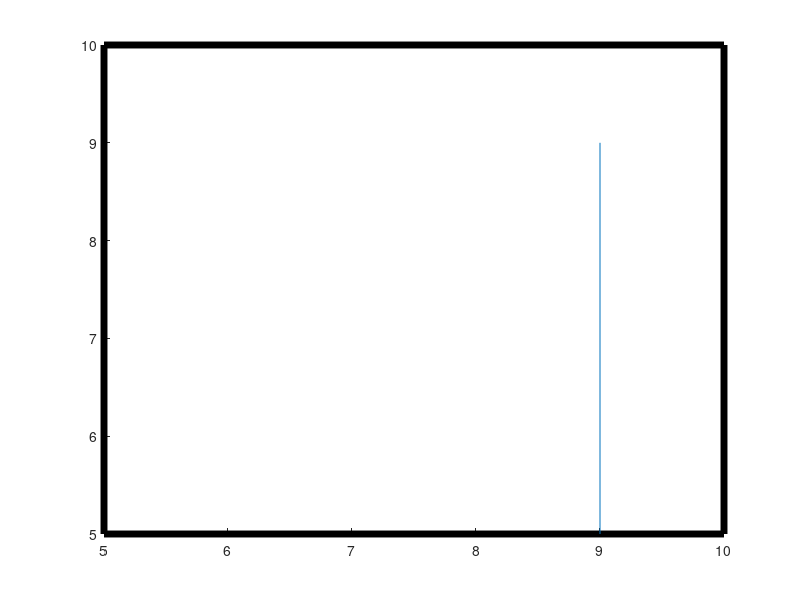

Write the MATLAB code that produced this figure. (Note: this script raises an error after producing the figure.)
%function Game_Hangman, the main function of the program. it only runs the program. does not take any input arguments 


function Game_Hangman()

%print function for the introduction of the game 

fprintf("welcome to the game- HANGMAN\n");
fprintf("The game is all about guessing a word, each wrong letter will result to hanging one body part such as a \nhand or a leg to a gallows and at the end if the gamer fails to guess the word correctly, he/she looses");
fprintf("\n");

%calling Draw_Gallows function to create the initial figure of gallows 

Draw_Gallows()

%calling the random function randi to generate a set of random integers 

Word_Selection = randi(15);

%selecting a random word to play with using switch case with 15 different cases 

switch Word_Selection
    case 1
        Random_Word = 'hardwork';
    case 2
        Random_Word = 'success';
    case 3
        Random_Word = 'communication';
    case 4
        Random_Word = 'communicator';
    case 5
        Random_Word = 'perspective';
    case 6
        Random_Word = 'perception';
    case 7
        Random_Word = 'reflective';
    case 8
        Random_Word = 'balanced';
    case 9
        Random_Word = 'principled';
    case 10
        Random_Word = 'thinker';
    case 11
        Random_Word = 'caring';
    case 12
        Random_Word = 'inquirer';
    case 13
        Random_Word = 'knowledgeable';
    case 14
        Random_Word = 'informative';
    case 15
        Random_Word = 'sensible';  
        
%end of switch case 

end

%finding the length of the word generated 

Length_Word = length(Random_Word);

%declaring an empty array to hold the letters unknown 

Unknown_Word = [];

%setting each character of the word to an hash 

for i = (1:Length_Word)
    Unknown_Word = [Unknown_Word '#'];
    
%end of for loop   
end


%printing the unknown word using the print function 

fprintf("the word is %s \n", Unknown_Word);

%declaring the number of correct, incorrect and number of guesses left 

Wrong_Guesses = 0;
Correct_Letters = 0;
Number_GuessesLeft = 6;

%initiaing a while loop unitll the Number_GuessesLeft = 0

while 1
   
    %asking the user for a letter 
    
    Input_Letter = input("Guess a letter: ", 's');
   
    %converting the input letter to lowercase
    
    Letter_ToLower = lower(string(Input_Letter));
    
    %searching for the letter inside the word 
    
    Find_LetterInString = strfind(Random_Word, Letter_ToLower);
    
    %taking the length of Find_LetterInString to find the numbers of correctly guessed letters 
    
    Correct_LengthInput = length(Find_LetterInString);
    
    %adding the correct input letters to the Correct letters 
    
    Correct_Letters = Correct_Letters + Correct_LengthInput;
    
    %if condition to check the whether the letter is correct or not
    
    if (Correct_LengthInput >= 1)
        
        %looping through the Correct length input  
        
        for i = (1:Correct_LengthInput)
            
            %if statement 
            if (Length_Word == Correct_Letters)
                
            %call the Game_End function 
            Game_End(Length_Word, Correct_Letters, Random_Word)
            
              return;
            else 
                fprintf("correct letter guessed ");
                
            %end of if statement
            end 
            
             %replacing the index of the # with the correctly guessed letter 
             
             Unknown_Word(Find_LetterInString(i))=Letter_ToLower;
             
             %printing the known letters of the word 
             
             fprintf("%s\n", Unknown_Word);
                
        %end of for loop 
        
        end 
        
    else 
        
         %incrementing the number wrong by one 
         
         Wrong_Guesses = Wrong_Guesses + 1;
         
         %calling the function that draws the hangman 
         
         Draw_HangingMan(Wrong_Guesses)
         
         %checking whether to end the game or not 
         
         if (Wrong_Guesses == 6)
             
             %printfunction to print the unknown word
             
             fprintf("%s\n", Unknown_Word);
             
              %call the Game_End function to end the game
             
             %Game_End(Length_Word, Correct_Letters, Random_Word)
             
             %breaking the while loop
             
             break;
             
         else
             
             fprintf("wrong letter\n");
             Number_GuessesLeft = Number_GuessesLeft - 1;
             fprintf("%d more false alarm remaining\n", Number_GuessesLeft)
             fprintf("%s\n", Unknown_Word);
             
         %end of if statement 
         
         end 
         
    %end of if statement  
    
    end 
    
%end of while statment 
    
end 

%end of the function Game_Hangman

end 

%this function will create a figure of gallows 

function Draw_Gallows()

%to hold on to the subject in the figure rather than replacing it 
hold on 

%rectangle to create the boarder of the image 
rectangle('position', [5 5 5 5], 'LineWidth', 5, 'edgecolor','k');

%lines are the lines that form the gallows to be used
%3 simple lines are being used to create the drawing 

%'k' is used to make the lines black 

S1 = line([9,9],[9,5]);
S1.Color = 'k';
S1.LineWidth = 4;

S2 = line([7.5,9], [9,9]);
S2.Color = 'k';
S2.LineWidth = 4;

S2 = line([7.5,7.5], [8,9]);
S2.Color = 'k';
S2.LineWidth = 4;

%end of the function 

end 

%this functionwill create the body parts of hangman as and when the user inputs wrong letters 

function Draw_HangingMan(Wrong_Guesses)

hold on

%if Wrong_Guesses ==1 then head is drawn 

if (Wrong_Guesses == 1)
    
    %to keep the head on the screen when the value of Wrong_Guesses is incremented
   
    hold on
    
    %draws the head of the man to be hanged 
    x = 7.5; %x coordinate of the circle 
    y = 7.75; %y coordinate of the circle
    r = 0.25; %x radius of the circle
    theta = 0:pi/100:2*pi;
    a = r*cos(theta) + x;
    b = r*sin(theta) + y;
    
    %the plot function plots the circle (the head)
    head = plot(a,b);
    head.LineWidth = 4;
    
    %sets the drawing to be black 
    head.Color = 'b';

%end of if statement 
end 

%drawing the body of the hangman if the Wrong_Guesses is incremented 

if (Wrong_Guesses == 2)
    
    %to keep the body of the man on the screen 
    
    hold on 
    
     %draw the body of the man to be hanged 
    
    %coordinates of the line drawn 
    Body = line([7.5,7.5], [7.5,6]);
    Body.Color = 'b';
    Body.LineWidth = 4;
    
%end of if statement
end 

%drawing the left leg of the hangman if the Wrong_Guesses is incremented 

if (Wrong_Guesses == 3)
    
    %to keep the body of the man on the screen 
    
    hold on 
    
     %draw the left leg of the man to be hanged 
    
    %coordinates of the line drawn 
    Body = line([7.5,7], [6,5.5]);
    Body.Color = 'b';
    Body.LineWidth = 4;
    
%end of if statement
end 

%drawing the right leg of the hangman if the Wrong_Guesses is incremented 

if (Wrong_Guesses == 4)
    
    %to keep the body of the man on the screen 
    
    hold on 
    
     %draw the right leg of the man to be hanged 
    
    %coordinates of the line drawn 
    Body = line([7.5,8], [6,5.5]);
    Body.Color = 'b';
    Body.LineWidth = 4;
    
%end of if statement
end 

%drawing the right arm of the hangman if the Wrong_Guesses is incremented 

if (Wrong_Guesses == 5)
    
    %to keep the body of the man on the screen 
    
    hold on 
    
     %draw the right arm of the man to be hanged 
    
    %coordinates of the line drawn 
    Body = line([7.5,7], [7,7.5]);
    Body.Color = 'b';
    Body.LineWidth = 4;
    
%end of if statement
end 
    

%drawing the left arm of the hangman if the Wrong_Guesses is incremented 

if (Wrong_Guesses == 6)
    
    %to keep the body of the man on the screen 
    
    hold on 
    
     %draw the left arm of the man to be hanged 
    
    %coordinates of the line drawn 
    Body = line([7.5,8], [7,7.5]);
    Body.Color = 'b';
    Body.LineWidth = 4;
    
%end of if statement
end 


   
%end of the function
end 
